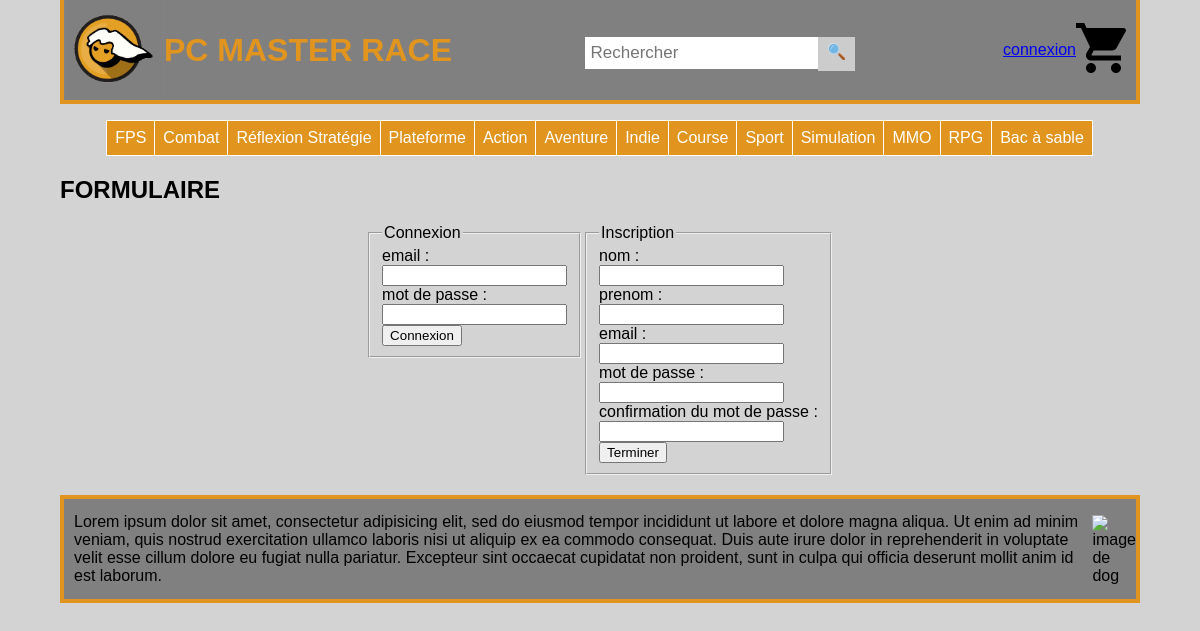
The page /controler/connexion.ctrl.php on the database its author committed.
### tables this page shows
CREATE TABLE categorie (
	id INTEGER PRIMARY KEY,
	nom TEXT
);

### model/DAO.class.php (called while the page is built, shortened)
<?php
    $dao = new DAO();
    class DAO {
        private $db;
        private $database = 'sqlite:../data/db/database.db';
        function __construct() {
            try {
                $this->db = new PDO($this->database);
            } catch (\Exception $e) {
                die("erreur de base de donnée:".$e->getMessage());
            }
        }
        function getAllCat() : array {
            $b = $this->db->query("SELECT * FROM categorie");
            $array = $b->fetchAll(PDO::FETCH_CLASS, 'Categorie');
            return $array;
        }
    }
    ?>

### view/header_include.view.php (the view)
<header>
  <div id="ContainerHeader">
    <div>
      <a href="../controler/main.ctrl.php">  <img src="../view/images/pcMasterRace.png" alt="Logo de PC Master Race"></a>
      <h1>PC MASTER RACE</h1>
    </div>
    <div>
        <form action="../controler/main.ctrl.php">
          <input type="text" placeholder="Rechercher" name="search">
          <button type="submit"><img src="../view/images/recherche.svg" alt="Rechercher un jeu"></button>
        </form>
    </div>
    <div class="">
      <?php if (!isset($user)) { ?>
        <a href="../controler/connexion.ctrl.php">connexion</a>
      <?php } else {?>
        <a href="../controler/connexion.ctrl.php">Mon compte</a>
      <?php } ?>
        <a href="../controler/panier.ctrl.php">  <img src="../view/images/panier.svg" alt="Panier Utilisateur"></a>
    </div>
  </div>
  <nav>
    <ul>
      <?php
       foreach ($arrayCategorie as $indiceCat => $valueCat) { ?>
        <li><a href="../controler/main.ctrl.php?cat=<?=$valueCat->id?>"><?= $valueCat->nom ?></a></li>
      <?php } ?>
    </ul>
  </nav>
</header>

### controler/connexion.ctrl.php (shortened to what this page needs)
<?php
require_once('../model/DAO.class.php');
require_once('../model/user.class.php');
$arrayCategorie  = $dao->getAllCat();
if(isset($_SESSION['user'])){
  $user = $_SESSION['user'];
  if ($user->type == 1) {
    include_once("../view/admin.view.php");
  }else {
    include_once("../view/user.view.php");
  }
}else {
  include_once("../view/connexion.view.php");
}
 ?>

### view/connexion.view.php (shortened to what this page needs)
<!DOCTYPE html>
<html lang="fr" dir="ltr">
<head>
  <link rel="stylesheet" type="text/css" href="../view/stylemain_page.css" />
</head>
<body>
  <?php  include('../view/header_include.view.php') ?>
  <h2>FORMULAIRE</h2>
  <div id="MAIN_CONTAINER">
    <div>
      <form class="" action="<?="../controler/connexion.ctrl.php?".http_build_query($_GET)?>" method="post">
        <fieldset>
          <legend>Connexion</legend>
          email :<br>
          <input type="email" required name="email" value=""><br>
          mot de passe :<br>
          <input type="password" required name="password" value=""><br>
          <input type="submit" value="Connexion">
        </fieldset>
      </form>
    </div>
    <div>
      <form class="" action="<?="../controler/connexion.ctrl.php?".http_build_query($_GET)?>" method="post">
        <fieldset>
        <legend>Inscription</legend>
          nom : <br>
          <input type="text" required name="nom" value=""><br>
          prenom : <br>
          <input type="text" required name="prenom" value=""><br>
          email :<br>
          <input type="email" required name="email" value=""><br>
          mot de passe :<br>
          <input type="password" required minlengh = 8 name="password" value=""><br>
          confirmation du mot de passe : <br>
          <input type="password" required name="passwordVerif" value=""><br>
          <input type="submit" value="Terminer">
        </fieldset>
      </form>
    </div>
  </div>
  <?php  include('../view/footer_include.view.php') ?>
</body>
</html>

### view/footer_include.view.php
<footer>
  <div>
    <p>Lorem ipsum dolor sit amet, consectetur adipisicing elit, sed do eiusmod tempor incididunt ut labore et dolore magna aliqua. Ut enim ad minim veniam, quis nostrud exercitation ullamco laboris nisi ut aliquip ex ea commodo consequat. Duis aute irure dolor in reprehenderit in voluptate velit esse cillum dolore eu fugiat nulla pariatur. Excepteur sint occaecat cupidatat non proident, sunt in culpa qui officia deserunt mollit anim id est laborum.</p>
  </div>
  <div>
    <img src="../view/images/dog3.png" alt="image de dog">
  </div>
</footer>

### view/stylemain_page.css (style rules this page uses)
body { font-family: Arial, sans-serif; width:90%; margin: auto; background-color: lightgrey; }
header>div { background-color: grey; display: flex; justify-content: space-between; align-items: center; height: 100px; border-left: 4px solid #e1951f; border-right: 4px solid #e1951f; border-bottom: 4px solid #e1951f; }
header div div:first-child { display: flex; justify-content: center; align-items: center; }
header div div:first-child img { height: 100px; width: 100px; }
header div div:first-child h1 { font-variant:small-caps; text-align:center; font-weight: bold; color: #e1951f; }
header div div:nth-child(2) input[type=text] { padding: 6px; margin-top: 8px; font-size: 17px; border: none; }
header div div:nth-child(2) button { float: right; padding: 6px 10px; margin-top: 8px; margin-right: 16px; background: #ddd; font-size: 17px; border: none; cursor: pointer; }
header div div:nth-child(2) button { background: #ccc; }
header div div:nth-child(2) img { height: 17px; width: 17px; }
header div div:last-child { display: flex; justify-content: center; align-items: center; }
header div div:last-child img { height: 50px; width: 50px; margin-right: 10px; }
header nav ul { padding:0; display: flex; flex-flow : row wrap; justify-content: center; }
ul li { list-style-type:none; }
ul li a { text-decoration:none; background-color: #e1951f; color: white; border: 1px solid white; margin-left: -1px; padding:0.5em; display: inline-block; }
#MAIN_CONTAINER { display: flex; flex-wrap: wrap; justify-content: center; }
footer { background-color: grey; display: flex; align-items: center; margin-top: 20px; padding-left: 10px; height: 100px; border-top: 4px solid #e1951f; border-left: 4px solid #e1951f; border-right: 4px solid #e1951f; border-bottom: 4px solid #e1951f; }
footer img { height: 100px; width: 100px; margin-top: 2px; }

### rows shown on the page
categorie: nom "FPS"
categorie: nom "Combat"
categorie: nom "Réflexion Stratégie"
categorie: nom "Plateforme"
categorie: nom "Action"
categorie: nom "Aventure"
categorie: nom "Indie"
categorie: nom "Course"
categorie: nom "Sport"
categorie: nom "Simulation"
categorie: nom "MMO"
categorie: nom "RPG"
categorie: nom "Bac à sable"
